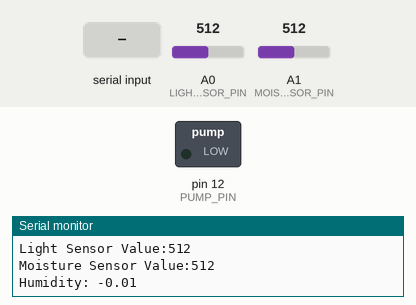
Recording of a sketch running on a simulated Arduino Uno, built with avr-gcc and run on an emulated ATmega328P. On the bench: switched loads named in the sketch (green lamp = pin HIGH), the last lines printed to the serial monitor. The inputs (shaded band) are chosen by the test bench; at power-on: A0 (LIGHT_SENSOR_PIN) = 512, A1 (MOISTURE_SENSOR_PIN) = 512.

Above: at 1.2 s.
1.3 s: "w" received over Serial
At 2.3 s:
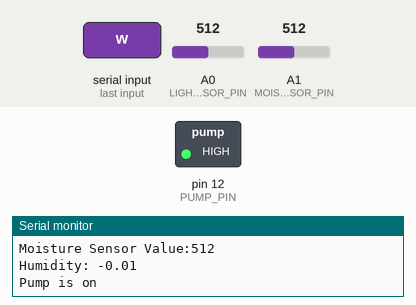
Timing chart, 0 to 5.6 s (numbered marks = the images above; inputs shaded):
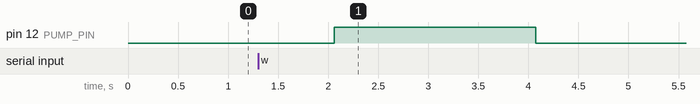

The sketch:

MoistureAndPumpSerial.ino
```cpp
/*
* Moisture Sensor - DFRobot Capacitive Soil Moisture Sensor v1.0
* Light Sensor - Analog Ambient Light Sensor v2.1
* Relay - Gravity Realy Module v4.0
*/

int MOISTURE_SENSOR_PIN = A1;
int LIGHT_SENSOR_PIN = A0;
int PUMP_PIN = 12;

int MOISTURE_SENSOR_AIR_VALUE = 510;
int MOISTURE_SENSOR_WATER_VALUE = 242;  // Filled up to the line

int TURN_PUMP_FOR_SEC = 2;

float calcHumidity(int moistureSensorValue) {
  return (float)(moistureSensorValue - MOISTURE_SENSOR_AIR_VALUE) / (float)(MOISTURE_SENSOR_WATER_VALUE - MOISTURE_SENSOR_AIR_VALUE);
}

void turnPumpFor(int ms) {
  digitalWrite(PUMP_PIN, HIGH);
  Serial.println("Pump is on");
  delay(ms);
  digitalWrite(PUMP_PIN, LOW);
  Serial.println("Pump is off");
}

void setup() {
  Serial.begin(9600);
  pinMode(PUMP_PIN, OUTPUT);
  Serial.print("Type 'w' to turn on pump on pin ");
  Serial.print(PUMP_PIN);
  Serial.print(" for ");
  Serial.print(TURN_PUMP_FOR_SEC);
  Serial.println(" seconds");
}

void loop() {
  int lightSensorValue = analogRead(LIGHT_SENSOR_PIN);
  int moistureSensorValue = analogRead(MOISTURE_SENSOR_PIN);
  float humidity = calcHumidity(moistureSensorValue);
  Serial.print("Light Sensor Value:");
  Serial.println(lightSensorValue);
  Serial.print("Moisture Sensor Value:");
  Serial.println(moistureSensorValue);
  Serial.print("Humidity: ");
  Serial.println(humidity);
  if (Serial.available()) {
    int state = Serial.read();
    if (state == 'w') {
      turnPumpFor(TURN_PUMP_FOR_SEC * 1000);
    }
  }
  delay(1000);
}
```

Measured:
- after the input at 1.3 s, pin 12 (PUMP_PIN): LOW → HIGH after 0.76 s, → LOW 2.0 s later
